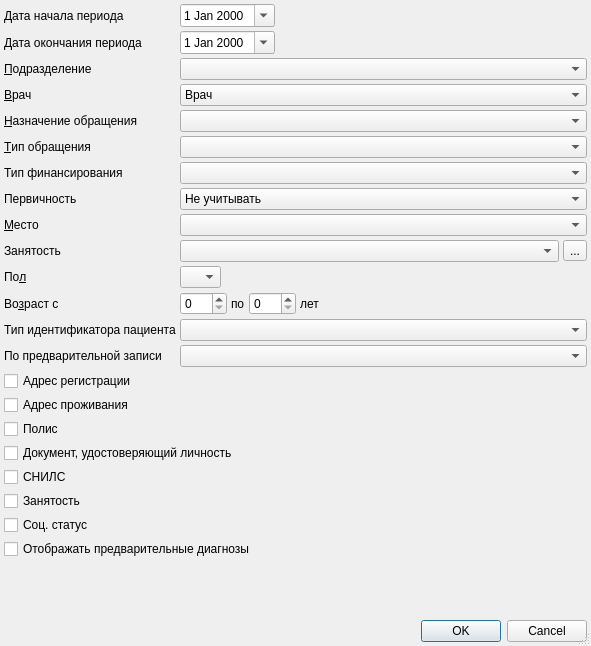
<?xml version="1.0" encoding="UTF-8"?>
<ui version="4.0">
 <class>PersonVisitsSetupDialog</class>
 <widget class="QDialog" name="PersonVisitsSetupDialog">
  <property name="windowModality">
   <enum>Qt::ApplicationModal</enum>
  </property>
  <property name="geometry">
   <rect>
    <x>0</x>
    <y>0</y>
    <width>591</width>
    <height>646</height>
   </rect>
  </property>
  <property name="windowTitle">
   <string>параметры отчёта</string>
  </property>
  <property name="sizeGripEnabled">
   <bool>true</bool>
  </property>
  <layout class="QGridLayout">
   <property name="margin">
    <number>4</number>
   </property>
   <property name="spacing">
    <number>4</number>
   </property>
   <item row="27" column="0" colspan="5">
    <widget class="QDialogButtonBox" name="buttonBox">
     <property name="orientation">
      <enum>Qt::Horizontal</enum>
     </property>
     <property name="standardButtons">
      <set>QDialogButtonBox::Cancel|QDialogButtonBox::Ok</set>
     </property>
    </widget>
   </item>
   <item row="10" column="1" colspan="3">
    <widget class="COrgComboBox" name="cmbWorkOrganisation"/>
   </item>
   <item row="0" column="1" colspan="2">
    <widget class="CDateEdit" name="edtBegDate">
     <property name="sizePolicy">
      <sizepolicy hsizetype="Maximum" vsizetype="Fixed">
       <horstretch>0</horstretch>
       <verstretch>0</verstretch>
      </sizepolicy>
     </property>
     <property name="calendarPopup">
      <bool>true</bool>
     </property>
    </widget>
   </item>
   <item row="11" column="1">
    <widget class="QComboBox" name="cmbSex">
     <property name="sizePolicy">
      <sizepolicy hsizetype="Maximum" vsizetype="Fixed">
       <horstretch>0</horstretch>
       <verstretch>0</verstretch>
      </sizepolicy>
     </property>
     <item>
      <property name="text">
       <string/>
      </property>
     </item>
     <item>
      <property name="text">
       <string>М</string>
      </property>
     </item>
     <item>
      <property name="text">
       <string>Ж</string>
      </property>
     </item>
    </widget>
   </item>
   <item row="12" column="1" colspan="4">
    <widget class="QFrame" name="frmAge">
     <property name="frameShape">
      <enum>QFrame::NoFrame</enum>
     </property>
     <property name="frameShadow">
      <enum>QFrame::Raised</enum>
     </property>
     <layout class="QHBoxLayout">
      <property name="spacing">
       <number>4</number>
      </property>
      <property name="margin">
       <number>0</number>
      </property>
      <item>
       <widget class="QSpinBox" name="edtAgeFrom">
        <property name="sizePolicy">
         <sizepolicy hsizetype="Preferred" vsizetype="Fixed">
          <horstretch>0</horstretch>
          <verstretch>0</verstretch>
         </sizepolicy>
        </property>
        <property name="maximum">
         <number>150</number>
        </property>
       </widget>
      </item>
      <item>
       <widget class="QLabel" name="lblAgeTo">
        <property name="text">
         <string>по</string>
        </property>
        <property name="buddy">
         <cstring>edtAgeTo</cstring>
        </property>
       </widget>
      </item>
      <item>
       <widget class="QSpinBox" name="edtAgeTo">
        <property name="sizePolicy">
         <sizepolicy hsizetype="Preferred" vsizetype="Fixed">
          <horstretch>0</horstretch>
          <verstretch>0</verstretch>
         </sizepolicy>
        </property>
        <property name="maximum">
         <number>150</number>
        </property>
       </widget>
      </item>
      <item>
       <widget class="QLabel" name="lblAgeYears">
        <property name="text">
         <string>лет</string>
        </property>
        <property name="buddy">
         <cstring>edtAgeTo</cstring>
        </property>
       </widget>
      </item>
      <item>
       <spacer>
        <property name="orientation">
         <enum>Qt::Horizontal</enum>
        </property>
        <property name="sizeHint" stdset="0">
         <size>
          <width>21</width>
          <height>20</height>
         </size>
        </property>
       </spacer>
      </item>
     </layout>
    </widget>
   </item>
   <item row="8" column="0">
    <widget class="QLabel" name="lblIsPrimary">
     <property name="text">
      <string>Первичность</string>
     </property>
    </widget>
   </item>
   <item row="13" column="1" colspan="4">
    <widget class="CRBComboBox" name="cmbAccountingSystem"/>
   </item>
   <item row="1" column="0">
    <widget class="QLabel" name="lblEndDate">
     <property name="text">
      <string>Дата окончания периода</string>
     </property>
     <property name="buddy">
      <cstring>edtEndDate</cstring>
     </property>
    </widget>
   </item>
   <item row="13" column="0">
    <widget class="QLabel" name="lblIdentifierType">
     <property name="text">
      <string>Тип идентификатора пациента</string>
     </property>
    </widget>
   </item>
   <item row="3" column="0">
    <widget class="QLabel" name="lblOrgStructure">
     <property name="text">
      <string>&amp;Подразделение</string>
     </property>
     <property name="buddy">
      <cstring>cmbOrgStructure</cstring>
     </property>
    </widget>
   </item>
   <item row="3" column="1" colspan="4">
    <widget class="COrgStructureComboBox" name="cmbOrgStructure"/>
   </item>
   <item row="5" column="1" colspan="4">
    <widget class="CRBComboBox" name="cmbEventPurpose"/>
   </item>
   <item row="8" column="1" colspan="4">
    <widget class="QComboBox" name="cmbIsPrimary">
     <item>
      <property name="text">
       <string>Не учитывать</string>
      </property>
     </item>
     <item>
      <property name="text">
       <string>Первичные</string>
      </property>
     </item>
     <item>
      <property name="text">
       <string>Повторные</string>
      </property>
     </item>
    </widget>
   </item>
   <item row="9" column="1" colspan="4">
    <widget class="CRBComboBox" name="cmbScene"/>
   </item>
   <item row="0" column="0">
    <widget class="QLabel" name="lblBegDate">
     <property name="text">
      <string>Дата начала периода</string>
     </property>
     <property name="buddy">
      <cstring>edtBegDate</cstring>
     </property>
    </widget>
   </item>
   <item row="24" column="0">
    <spacer>
     <property name="orientation">
      <enum>Qt::Vertical</enum>
     </property>
     <property name="sizeHint" stdset="0">
      <size>
       <width>111</width>
       <height>20</height>
      </size>
     </property>
    </spacer>
   </item>
   <item row="1" column="1" colspan="2">
    <widget class="CDateEdit" name="edtEndDate">
     <property name="sizePolicy">
      <sizepolicy hsizetype="Maximum" vsizetype="Fixed">
       <horstretch>0</horstretch>
       <verstretch>0</verstretch>
      </sizepolicy>
     </property>
     <property name="calendarPopup">
      <bool>true</bool>
     </property>
    </widget>
   </item>
   <item row="5" column="0">
    <widget class="QLabel" name="lblEventPurpose">
     <property name="text">
      <string>&amp;Назначение обращения</string>
     </property>
     <property name="buddy">
      <cstring>cmbPerson</cstring>
     </property>
    </widget>
   </item>
   <item row="10" column="4">
    <widget class="QToolButton" name="btnSelectWorkOrganisation">
     <property name="text">
      <string>...</string>
     </property>
     <property name="arrowType">
      <enum>Qt::NoArrow</enum>
     </property>
    </widget>
   </item>
   <item row="14" column="1" colspan="4">
    <widget class="QComboBox" name="cmbPreRecord">
     <property name="currentIndex">
      <number>-1</number>
     </property>
    </widget>
   </item>
   <item row="4" column="1" colspan="4">
    <widget class="CPersonComboBoxEx" name="cmbPerson">
     <item>
      <property name="text">
       <string>Врач</string>
      </property>
     </item>
    </widget>
   </item>
   <item row="6" column="1" colspan="4">
    <widget class="CRBComboBox" name="cmbEventType"/>
   </item>
   <item row="7" column="0">
    <widget class="QLabel" name="lblFinance">
     <property name="text">
      <string>Тип финансирования</string>
     </property>
    </widget>
   </item>
   <item row="14" column="0">
    <widget class="QLabel" name="label">
     <property name="text">
      <string>По предварительной записи</string>
     </property>
    </widget>
   </item>
   <item row="11" column="0">
    <widget class="QLabel" name="lblSex">
     <property name="text">
      <string>По&amp;л</string>
     </property>
     <property name="buddy">
      <cstring>cmbSex</cstring>
     </property>
    </widget>
   </item>
   <item row="4" column="0">
    <widget class="QLabel" name="lblPerson">
     <property name="text">
      <string>&amp;Врач</string>
     </property>
     <property name="buddy">
      <cstring>cmbPerson</cstring>
     </property>
    </widget>
   </item>
   <item row="12" column="0">
    <widget class="QLabel" name="lblAge">
     <property name="text">
      <string>Во&amp;зраст с</string>
     </property>
     <property name="buddy">
      <cstring>edtAgeFrom</cstring>
     </property>
    </widget>
   </item>
   <item row="6" column="0">
    <widget class="QLabel" name="lblEventType">
     <property name="text">
      <string>&amp;Тип обращения</string>
     </property>
     <property name="buddy">
      <cstring>cmbPerson</cstring>
     </property>
    </widget>
   </item>
   <item row="10" column="0">
    <widget class="QLabel" name="lblWorkOrganisation">
     <property name="text">
      <string>Занятость</string>
     </property>
     <property name="buddy">
      <cstring>cmbWorkOrganisation</cstring>
     </property>
    </widget>
   </item>
   <item row="7" column="1" colspan="4">
    <widget class="CRBComboBox" name="cmbFinance"/>
   </item>
   <item row="9" column="0">
    <widget class="QLabel" name="lblScene">
     <property name="text">
      <string>&amp;Место</string>
     </property>
     <property name="buddy">
      <cstring>cmbPerson</cstring>
     </property>
    </widget>
   </item>
   <item row="23" column="0" colspan="5">
    <widget class="QCheckBox" name="chkPreliminaryDiagnostics">
     <property name="text">
      <string>Отображать предварительные диагнозы</string>
     </property>
    </widget>
   </item>
   <item row="22" column="0" colspan="5">
    <widget class="QCheckBox" name="chkSocStatus">
     <property name="text">
      <string>Соц. статус</string>
     </property>
    </widget>
   </item>
   <item row="21" column="0" colspan="5">
    <widget class="QCheckBox" name="chkWork">
     <property name="text">
      <string>Занятость</string>
     </property>
    </widget>
   </item>
   <item row="20" column="0" colspan="5">
    <widget class="QCheckBox" name="chkSNILS">
     <property name="text">
      <string>СНИЛС</string>
     </property>
    </widget>
   </item>
   <item row="18" column="0" colspan="5">
    <widget class="QCheckBox" name="chkDocument">
     <property name="text">
      <string>Документ, удостоверяющий личность</string>
     </property>
    </widget>
   </item>
   <item row="17" column="0" colspan="5">
    <widget class="QCheckBox" name="chkPolicy">
     <property name="text">
      <string>Полис</string>
     </property>
    </widget>
   </item>
   <item row="16" column="0" colspan="5">
    <widget class="QCheckBox" name="chkLocAddress">
     <property name="text">
      <string>Адрес проживания</string>
     </property>
    </widget>
   </item>
   <item row="15" column="0" colspan="5">
    <widget class="QCheckBox" name="chkRegAddress">
     <property name="text">
      <string>Адрес регистрации</string>
     </property>
    </widget>
   </item>
  </layout>
 </widget>
 <customwidgets>
  <customwidget>
   <class>COrgStructureComboBox</class>
   <extends>QComboBox</extends>
   <header>Orgs/OrgStructComboBoxes.h</header>
  </customwidget>
  <customwidget>
   <class>CRBComboBox</class>
   <extends>QComboBox</extends>
   <header>library/crbcombobox.h</header>
  </customwidget>
  <customwidget>
   <class>CDateEdit</class>
   <extends>QDateEdit</extends>
   <header>library/DateEdit</header>
  </customwidget>
  <customwidget>
   <class>COrgComboBox</class>
   <extends>QComboBox</extends>
   <header>Orgs/OrgComboBox.h</header>
  </customwidget>
  <customwidget>
   <class>CPersonComboBoxEx</class>
   <extends>QComboBox</extends>
   <header>Orgs/PersonComboBoxEx.h</header>
  </customwidget>
 </customwidgets>
 <tabstops>
  <tabstop>edtBegDate</tabstop>
  <tabstop>edtEndDate</tabstop>
  <tabstop>cmbOrgStructure</tabstop>
  <tabstop>cmbPerson</tabstop>
  <tabstop>cmbEventPurpose</tabstop>
  <tabstop>cmbEventType</tabstop>
  <tabstop>cmbFinance</tabstop>
  <tabstop>cmbIsPrimary</tabstop>
  <tabstop>cmbScene</tabstop>
  <tabstop>cmbWorkOrganisation</tabstop>
  <tabstop>btnSelectWorkOrganisation</tabstop>
  <tabstop>cmbSex</tabstop>
  <tabstop>edtAgeFrom</tabstop>
  <tabstop>edtAgeTo</tabstop>
  <tabstop>cmbAccountingSystem</tabstop>
  <tabstop>cmbPreRecord</tabstop>
  <tabstop>chkRegAddress</tabstop>
  <tabstop>chkLocAddress</tabstop>
  <tabstop>chkPolicy</tabstop>
  <tabstop>chkDocument</tabstop>
  <tabstop>chkSNILS</tabstop>
  <tabstop>chkWork</tabstop>
  <tabstop>chkSocStatus</tabstop>
  <tabstop>chkPreliminaryDiagnostics</tabstop>
  <tabstop>buttonBox</tabstop>
 </tabstops>
 <resources/>
 <connections>
  <connection>
   <sender>buttonBox</sender>
   <signal>accepted()</signal>
   <receiver>PersonVisitsSetupDialog</receiver>
   <slot>accept()</slot>
   <hints>
    <hint type="sourcelabel">
     <x>116</x>
     <y>268</y>
    </hint>
    <hint type="destinationlabel">
     <x>102</x>
     <y>90</y>
    </hint>
   </hints>
  </connection>
  <connection>
   <sender>buttonBox</sender>
   <signal>rejected()</signal>
   <receiver>PersonVisitsSetupDialog</receiver>
   <slot>reject()</slot>
   <hints>
    <hint type="sourcelabel">
     <x>229</x>
     <y>268</y>
    </hint>
    <hint type="destinationlabel">
     <x>236</x>
     <y>76</y>
    </hint>
   </hints>
  </connection>
 </connections>
</ui>
